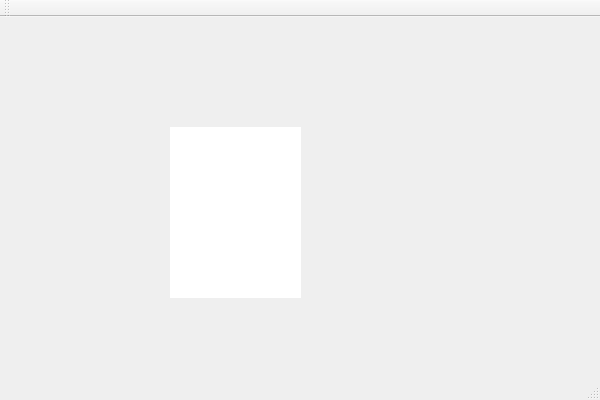
<?xml version="1.0" encoding="UTF-8"?>
<ui version="4.0">
 <class>Test5_5AClass</class>
 <widget class="QMainWindow" name="Test5_5AClass">
  <property name="geometry">
   <rect>
    <x>0</x>
    <y>0</y>
    <width>600</width>
    <height>400</height>
   </rect>
  </property>
  <property name="windowTitle">
   <string>Test5_5A</string>
  </property>
  <widget class="QWidget" name="centralWidget">
   <widget class="QLabel" name="label">
    <property name="geometry">
     <rect>
      <x>170</x>
      <y>110</y>
      <width>131</width>
      <height>171</height>
     </rect>
    </property>
    <property name="styleSheet">
     <string notr="true">background-color: rgb(255, 255, 255);</string>
    </property>
    <property name="text">
     <string/>
    </property>
    <property name="pixmap">
     <pixmap resource="Test5_5A.qrc">:/Test5_5A/Resources/cmw.jpg</pixmap>
    </property>
    <property name="scaledContents">
     <bool>false</bool>
    </property>
   </widget>
  </widget>
  <widget class="QMenuBar" name="menuBar">
   <property name="geometry">
    <rect>
     <x>0</x>
     <y>0</y>
     <width>600</width>
     <height>23</height>
    </rect>
   </property>
  </widget>
  <widget class="QToolBar" name="mainToolBar">
   <attribute name="toolBarArea">
    <enum>TopToolBarArea</enum>
   </attribute>
   <attribute name="toolBarBreak">
    <bool>false</bool>
   </attribute>
  </widget>
  <widget class="QStatusBar" name="statusBar"/>
 </widget>
 <layoutdefault spacing="6" margin="11"/>
 <resources>
  <include location="Test5_5A.qrc"/>
 </resources>
 <connections/>
</ui>
